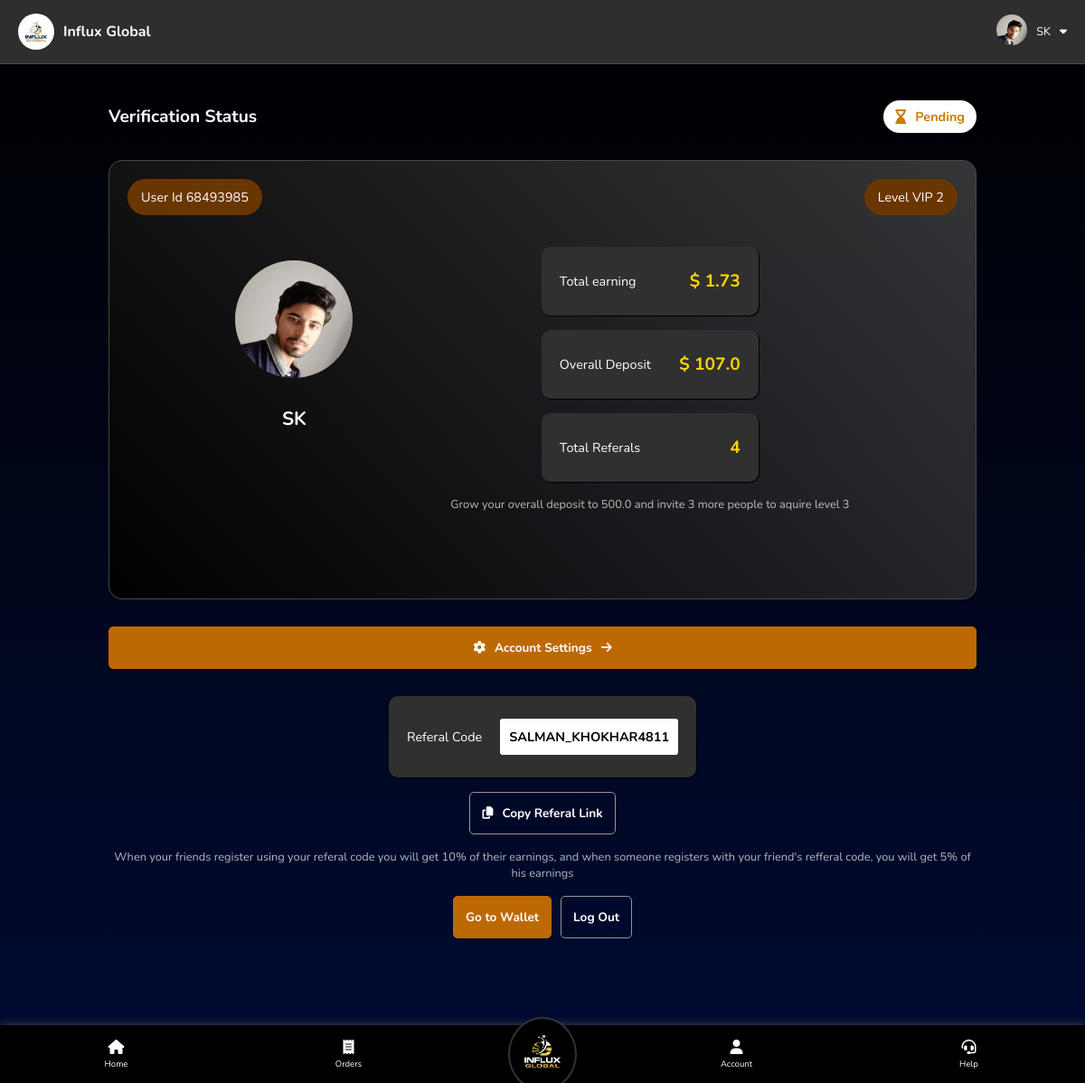
The app's page /user/account (signed in) with its own data.
### backend.py (models this page shows)
class users(db.Model):
    user_id = db.Column(db.String(50), primary_key=True, nullable=False)
    name = db.Column(db.String(50), nullable=False, unique=False)
    email = db.Column(db.String, nullable=True, unique=False)
    phone = db.Column(db.String(50), nullable=False, unique=True)
    password = db.Column(db.String(50), nullable=False, unique=False)
    country = db.Column(db.String(20), nullable=False, unique=False)
    account_status = db.Column(db.String(20), nullable=True, unique=False)
    selfReferalCode = db.Column(db.String(50), nullable=False, unique=True)
    joiningReferalCode = db.Column(db.String(50), nullable=False, unique=False)
    level = db.Column(db.Integer, nullable=False, unique=False)
    purchased_tickets = db.Column(db.String, nullable=True, unique=False)
    payment_requests = db.Column(db.String, nullable=True, unique=False)
    overall_referals = db.Column(db.Integer, nullable=False, unique=False)
    overall_deposit = db.Column(db.Float, nullable=False, unique=False)
    wallet_balance = db.Column(db.Float, nullable=False, unique=False)
    experience_money = db.Column(db.Float, nullable=True, unique=False)
    overall_earning = db.Column(db.Float, nullable=False, unique=False)
    today_earning = db.Column(db.Float, nullable=False, unique=False)
    monthly_earning = db.Column(db.Float, nullable=False, unique=False)

### backend.py (the view)
@app.route("/user/account", methods=["GET"])
def user_account():
    if request.method == "GET":
        if "user" in session:
            user_id = session["user"]
            selected_user = users.query.filter_by(user_id = user_id).first()
            if selected_user:
                level_upgrade_string = generate_level_upgrade_string(selected_user.level, selected_user.overall_referals)
                return render_template("user/account.html", user=selected_user, level_upgrade_string=level_upgrade_string, currentPagespanText="Account", round=round, get_dpImg_src=get_dpImg_src)
            else:
                session.pop("user")
                return redirect("/")
        else:
            return redirect("/")

### backend.py (called while the page is built)
def generate_level_upgrade_string(user_level:int, user_current_referals:int):
    selected_level = levels.query.filter_by(level_number = user_level).first()
    next_level = levels.query.filter_by(level_number = (user_level+1)).first()
    if user_level > 0 and user_level < 7:
        return f"Grow your overall deposit to {next_level.minimum_overall_deposit} and invite {next_level.minimum_overall_invitation - user_current_referals} more people to aquire level {next_level.level_number}"
    elif user_level == 0:
        return f"Make your first deposit of {next_level.minimum_overall_deposit} to aquire level {next_level.level_number}"
    elif user_level == 7:
        return "You have the highest level on Influx Global"
    else:
        return "Invalid Level"

@app.route("/get-dp-img-src/<string:user_id>", methods=["GET"])
def get_dpImg_src(user_id):
    user_dp_folder = os.path.join(app.config['UPLOAD_FOLDER'], "dp", user_id)
    if os.path.exists(user_dp_folder):
        dp_filename = os.listdir(user_dp_folder)[0]
        img_src = "/" + os.path.join(user_dp_folder, dp_filename)
        return img_src
    else:
        return False

### templates/user/account.html (shortened to what this page needs)
{% extends 'user/home.html' %}
{% block main %}
<div class="container" id="accountContainer">
    <div id="verificationBox" class="v-box-{{user.account_status}}">
        <span class="title">Verification Status</span>
        <span class="btnWithIcon verStatus">
            <span>{{user.account_status}}</span>
        </span>
    </div>
    <div id="profileContainer">
        <div class="profileSection">
            <span class="userId infoBlock">User Id {{user.user_id}}</span>
            <div class="profilePicWrapper" id="profilePicWrapper">
                {% if get_dpImg_src(user.user_id) %}
                <img class="dpImg" src="{{get_dpImg_src(user.user_id)}}" alt="DP">
                {% else %}
                <i class="fa-solid fa-user" style="color: #ffffff;"></i>
                <i class="fa-solid fa-camera"></i>
                {% endif %}
            </div>
            <span class="name">{{user.name}}</span>
        </div>
        <div class="levelSection">
            <span class="level infoBlock">Level VIP {{user.level}}</span>
            <span class="amountBlock">Total earning <strong>&dollar; {{ round(user.overall_earning, 2) }}</strong></span>
            <span class="amountBlock">Overall Deposit <strong>&dollar; {{ round(user.overall_deposit, 2) }}</strong></span>
            <span class="amountBlock">Total Referals <strong>{{user.overall_referals}}</strong></span>
            <p>{{level_upgrade_string}}</p>
        </div>
    </div>
    <a href="/user/account_settings" class="btn btnNormal btnWithIcon">
        <i class="fa-solid fa-gear"></i>
        <span>Account Settings</span>
        <i class="fa-solid fa-arrow-right"></i>
    </a>
    <div class="referalCodeWrapper levelSection">
        <span class="amountBlock">
            Referal Code <div class="rCode">{{user.selfReferalCode}}</div>
        </span>
        <button id="refLinKCopyBtn" class="btn btnTrans btnWithIcon">
            <i class="fa-solid fa-copy"></i>
            <span id="refLinKCopyBtnSpan">Copy Referal Link</span>
        </button>
        <p>When your friends register using your referal code you will get 10% of their earnings, and when someone registers with your friend's refferal code, you will get 5% of his earnings</p>
        <div id="bottombtnsContainer">
            <a href="/user/wallet" class="btn btnNormal">Go to Wallet</a>
            <a href="/logout/{{user.user_id}}" class="btn btnTrans">Log Out</a>
        </div>
    </div>
</div>
{% endblock main %}

### templates/user/home.html (shortened to what this page needs)
<!doctype html>
<html lang="en">
<head>
    <link rel="stylesheet" href="/static/css/comman.css">
    <link rel="stylesheet" href="/static/css/user/style.css">
</head>
<body>
    <div id="topBar">
        <div class="block" style="padding: 5px 10px;">
            <span class="btnWithIcon">
                <img src="/static/img/favicons/apple-touch-icon.png" alt="logo" class="topBarLogo">
                <span style="font-weight: bold;">Influx Global</span>
            </span>
        </div>
        <div class="block" style="font-size: 0.8rem; cursor: pointer;">
            <span class="btnWithIcon topBarSpan" id="profileSpan">
                <div class="dpImgWrapper">
                    {% if get_dpImg_src(user.user_id) %}
                    <img class="dpImg" src="{{get_dpImg_src(user.user_id)}}" alt="DP">
                    {% else %}
                    <i class="fa-solid fa-user" style="color: #ffffff;"></i>
                    {% endif %}
                </div>
                <span>{{user.name}}</span>
                <i class="fa-solid fa-caret-down"></i>
            </span>
        </div>
    </div>
    {% block main %}{% endblock main %}
    {% block nav %}
    <nav>
        <a href="/" class="navlink navlinkWithIcon">
            <i class="fa-solid fa-home"></i>
            <span>Home</span>
        </a>
        <a href="/user/orders" class="navlink navlinkWithIcon">
            <i class="fa-solid fa-receipt"></i>
            <span>Orders</span>
        </a>
        <a href="/" id="navLogoLink">
            <img id="navLogo" src="{{ url_for('static', filename='img/logos/Png/Influx-global-logo-Final-Files-04.png') }}" alt="">
        </a>
        <a href="/user/account" class="navlink navlinkWithIcon">
            <i class="fa-solid fa-user"></i>
            <span>Account</span>
        </a>
        <a href="/user/help" class="navlink navlinkWithIcon">
            <i class="fa-solid fa-headset"></i>
            <span>Help</span>
        </a>
    </nav>
    {% endblock nav %}
</body>
</html>

### static/css/comman.css (style rules this page uses)
* { padding: 0px; margin: 0px; color: white; font-family: 'Nunito', sans-serif; }
html { scroll-behavior: smooth; }
a.btn { text-decoration: none; }
a.navlink { text-decoration: none; }
.btn, .navlink { font-size: 0.85rem; }
.btn { background: none; border: none; padding: 13px; border-radius: 5px; font-weight: bold; text-align: center; }
.btnWithIcon { display: flex; align-items: center; justify-content: center; column-gap: 10px; }
.btn.btnNormal { background-color: #bd6903; border: 1px solid #bd6903; }
.btn.btnTrans { background: none; border: 1px solid rgb(151, 151, 151); }

### static/css/user/style.css (style rules this page uses)
body { background: linear-gradient(180deg, black, transparent); background-color: #000b34; min-height: 100vh; }
nav { display: flex; justify-content: space-around; align-items: center; background-color: #001118; background-color: black; position: fixed; width: 100vw; bottom: 0px; z-index: 1; height: 4.5rem; box-shadow: 1px 1px 10px #565656; }
#navLogoLink { background-color: black; border-radius: 100%; border: 2px solid #323232; margin: 0px 4%; }
#navLogo { width: 6vw; width: 5.5rem; }
.navlink { font-size: 1rem; }
.navlink.navlinkWithIcon { display: flex; flex-direction: column; justify-content: center; align-items: center; row-gap: 4px; height: 100%; width: 100%; height: 100%; }
.navlink.navlinkWithIcon i { font-size: 2vw; font-size: 1rem; }
.container { padding-top: 5vh; padding-bottom: 20vh; padding-right: 10vw; padding-left: 10vw; }
#topBar { display: flex; justify-content: space-between; align-items: center; border-bottom: 1px solid #ffffff26; position: sticky; top: 0px; backdrop-filter: blur(54px); background-color: #2e2e2e; z-index: 1; padding: 10px; }
#topBar .dpImg { width: 34px; border-radius: 100%; }
.topBarLogo { width: 40px; border-radius: 87%; }
#profileSpan { padding: 5px 10px; }
@media screen and (max-width: 1431px) { nav { height: 4rem; justify-content: normal; } }
@media screen and (max-width: 1431px) { .navlink { font-size: 0.6rem; } }
@media screen and (max-width: 1431px) { .navlink.navlinkWithIcon { width: 100%; } }
@media screen and (max-width: 1431px) { .navlink.navlinkWithIcon i { font-size: 1rem; } }
@media screen and (max-width: 1431px) { #navLogo { width: 4.5rem; } }

### records on screen
users: user_id (picture), name "SK", account_status "Pending", user_id "68493985", level "2", overall_earning "1.73", overall_deposit "107.0", overall_referals "4", selfReferalCode "SALMAN_KHOKHAR4811"

### other values on screen
{{ level_upgrade_string }} "Grow your overall deposit to 500.0 and invite 3 more people to aquire level 3"
